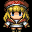

Rendered tile map (Tiled .tmx) drawn with the repository's tilesets; below, a short description and the map source with its tile grids summarised:
An orthogonal 1x1 tile map with 32x32 px tiles, 4 tile layers (right, left, back, front).

<map version="1.0" orientation="orthogonal" renderorder="right-down" width="1" height="1" tilewidth="32" tileheight="32" nextobjectid="1">
 <tileset firstgid="1" name="person1" tilewidth="32" tileheight="32" tilecount="16" columns="4">
  <image source="person1.png" width="128" height="128" />
  <tile id="0">
   <animation>
    <frame tileid="0" duration="100" />
    <frame tileid="1" duration="100" />
    <frame tileid="2" duration="100" />
    <frame tileid="3" duration="100" />
   </animation>
  </tile>
  <tile id="4">
   <animation>
    <frame tileid="4" duration="100" />
    <frame tileid="5" duration="100" />
    <frame tileid="6" duration="100" />
    <frame tileid="7" duration="100" />
   </animation>
  </tile>
  <tile id="8">
   <animation>
    <frame tileid="8" duration="100" />
    <frame tileid="9" duration="100" />
    <frame tileid="10" duration="100" />
    <frame tileid="11" duration="100" />
   </animation>
  </tile>
  <tile id="12">
   <animation>
    <frame tileid="12" duration="100" />
    <frame tileid="13" duration="100" />
    <frame tileid="14" duration="100" />
    <frame tileid="15" duration="100" />
   </animation>
  </tile>
 </tileset>
 <layer name="right" width="1" height="1">
  <data>[1 cells, 1 non-empty, 1 distinct tile ids]</data>
 </layer>
 <layer name="left" width="1" height="1">
  <data>[1 cells, 1 non-empty, 1 distinct tile ids]</data>
 </layer>
 <layer name="back" width="1" height="1">
  <data>[1 cells, 1 non-empty, 1 distinct tile ids]</data>
 </layer>
 <layer name="front" width="1" height="1">
  <data>[1 cells, 1 non-empty, 1 distinct tile ids]</data>
 </layer>
</map>